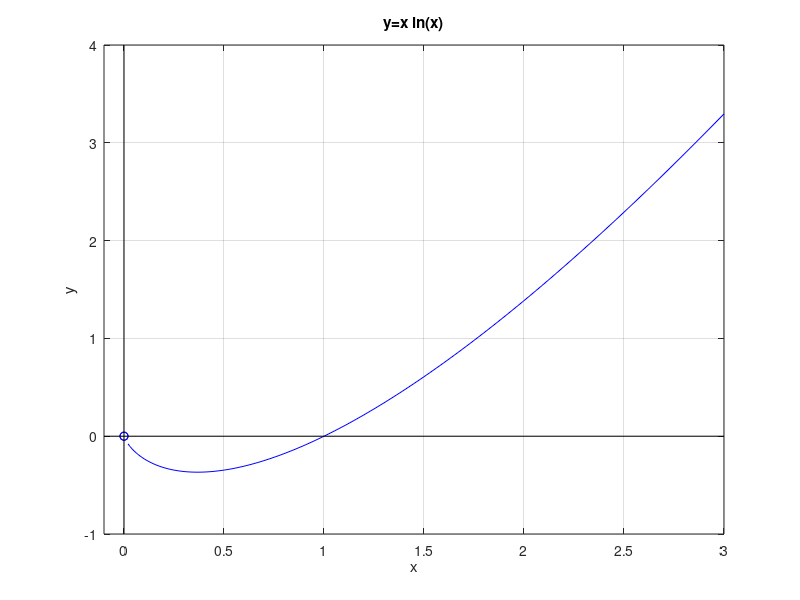

The MATLAB source for this figure:
close all;

% Graph of the fonction
x=0.02:0.01:3;
y=x.*log(x);
plot(x,y,'b')
grid on
hold on

% The origin is not on the graph
x=[0,0];
y=[0,0];
plot(x,y,'ob');

% The y axis
y=[-1,4];
x=[0,0];
plot(x,y,'k');

% The x axis
x=[-0.1,3];
y=[0,0];
plot(x,y,'k');

% labels and title
title('y=x ln(x)');
xlabel('x')
ylabel('y')

% set(gca,'xtick',[-5:2:5]);
axis([-0.1,3,-1,4])
